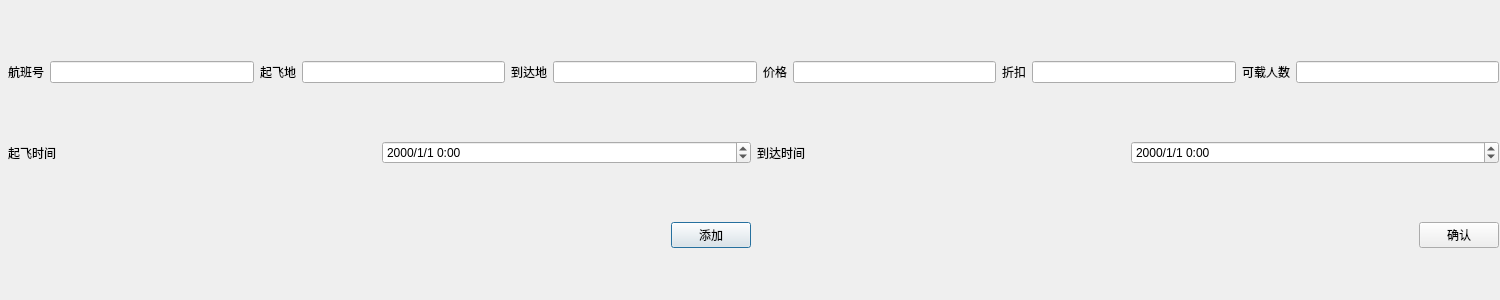
<?xml version="1.0" encoding="UTF-8"?>
<ui version="4.0">
 <class>Dialog_ip_plane</class>
 <widget class="QDialog" name="Dialog_ip_plane">
  <property name="geometry">
   <rect>
    <x>0</x>
    <y>0</y>
    <width>1500</width>
    <height>300</height>
   </rect>
  </property>
  <property name="minimumSize">
   <size>
    <width>1500</width>
    <height>300</height>
   </size>
  </property>
  <property name="maximumSize">
   <size>
    <width>1500</width>
    <height>300</height>
   </size>
  </property>
  <property name="windowTitle">
   <string>Dialog</string>
  </property>
  <widget class="QWidget" name="layoutWidget">
   <property name="geometry">
    <rect>
     <x>8</x>
     <y>9</y>
     <width>1491</width>
     <height>291</height>
    </rect>
   </property>
   <layout class="QVBoxLayout" name="verticalLayout">
    <item>
     <layout class="QHBoxLayout" name="horizontalLayout">
      <item>
       <widget class="QLabel" name="label">
        <property name="text">
         <string>航班号</string>
        </property>
       </widget>
      </item>
      <item>
       <widget class="QLineEdit" name="et_p_number"/>
      </item>
      <item>
       <widget class="QLabel" name="label_2">
        <property name="text">
         <string>起飞地</string>
        </property>
       </widget>
      </item>
      <item>
       <widget class="QLineEdit" name="et_d_city"/>
      </item>
      <item>
       <widget class="QLabel" name="label_3">
        <property name="text">
         <string>到达地</string>
        </property>
       </widget>
      </item>
      <item>
       <widget class="QLineEdit" name="et_l_city"/>
      </item>
      <item>
       <widget class="QLabel" name="label_6">
        <property name="text">
         <string>价格</string>
        </property>
       </widget>
      </item>
      <item>
       <widget class="QLineEdit" name="et_price"/>
      </item>
      <item>
       <widget class="QLabel" name="label_7">
        <property name="text">
         <string>折扣</string>
        </property>
       </widget>
      </item>
      <item>
       <widget class="QLineEdit" name="et_discount"/>
      </item>
      <item>
       <widget class="QLabel" name="label_8">
        <property name="text">
         <string>可载人数</string>
        </property>
       </widget>
      </item>
      <item>
       <widget class="QLineEdit" name="et_people"/>
      </item>
     </layout>
    </item>
    <item>
     <layout class="QHBoxLayout" name="horizontalLayout_2">
      <item>
       <widget class="QLabel" name="label_4">
        <property name="text">
         <string>起飞时间</string>
        </property>
       </widget>
      </item>
      <item>
       <widget class="QDateTimeEdit" name="t_d">
        <property name="displayFormat">
         <string>yyyy/M/d H:mm</string>
        </property>
       </widget>
      </item>
      <item>
       <widget class="QLabel" name="label_5">
        <property name="text">
         <string>到达时间</string>
        </property>
       </widget>
      </item>
      <item>
       <widget class="QDateTimeEdit" name="t_l">
        <property name="displayFormat">
         <string>yyyy/M/d H:mm</string>
        </property>
       </widget>
      </item>
     </layout>
    </item>
    <item>
     <layout class="QHBoxLayout" name="horizontalLayout_3">
      <item>
       <spacer name="horizontalSpacer">
        <property name="orientation">
         <enum>Qt::Horizontal</enum>
        </property>
        <property name="sizeHint" stdset="0">
         <size>
          <width>40</width>
          <height>20</height>
         </size>
        </property>
       </spacer>
      </item>
      <item>
       <widget class="QPushButton" name="btn_add">
        <property name="text">
         <string>添加</string>
        </property>
       </widget>
      </item>
      <item>
       <spacer name="horizontalSpacer_2">
        <property name="orientation">
         <enum>Qt::Horizontal</enum>
        </property>
        <property name="sizeHint" stdset="0">
         <size>
          <width>40</width>
          <height>20</height>
         </size>
        </property>
       </spacer>
      </item>
      <item>
       <widget class="QPushButton" name="btn_decide">
        <property name="text">
         <string>确认</string>
        </property>
       </widget>
      </item>
     </layout>
    </item>
   </layout>
  </widget>
 </widget>
 <resources/>
 <connections/>
</ui>
